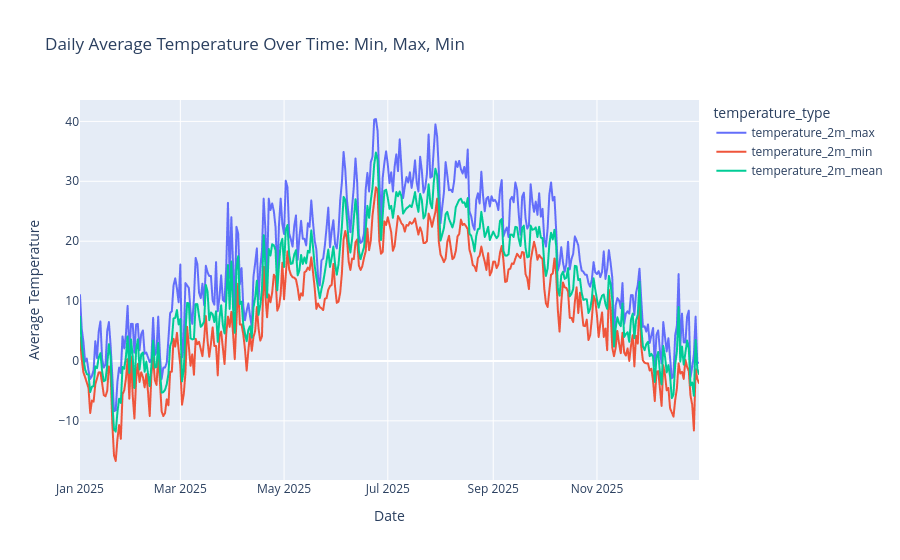

The notebook cell this image was saved under:
### Code cell
fig = px.line(
    temperature_long,
    x='date',
    y='temperature',
    color='temperature_type',
    title='Daily Average Temperature Over Time: Min, Max, Min',
    markers=False
)

fig.update_layout(
    xaxis_title='Date',
    yaxis_title='Average Temperature',
    hovermode='x unified'
)

fig.show()

### Figure 1 — Plotly figure (JSON) as saved in the notebook; plotly's stock layout.template omitted (floating-point values rounded to 4 significant figures; data arrays with more than 128 entries replaced by an {"elided": "..."} marker saying what was removed)
{"data": [{"hovertemplate": "temperature_type=temperature_2m_max<br>date=%{x}<br>temperature=%{y}<extra></extra>", "legendgroup": "temperature_2m_max", "line": {"color": "#636efa", "dash": "solid"}, "marker": {"symbol": "circle"}, "mode": "lines", "name": "temperature_2m_max", "showlegend": true, "type": "scattergl", "x": {"elided": "365 str values"}, "xaxis": "x", "y": {"elided": "365 float values"}, "yaxis": "y"}, {"hovertemplate": "temperature_type=temperature_2m_min<br>date=%{x}<br>temperature=%{y}<extra></extra>", "legendgroup": "temperature_2m_min", "line": {"color": "#EF553B", "dash": "solid"}, "marker": {"symbol": "circle"}, "mode": "lines", "name": "temperature_2m_min", "showlegend": true, "type": "scattergl", "x": {"elided": "365 str values"}, "xaxis": "x", "y": {"elided": "365 float values"}, "yaxis": "y"}, {"hovertemplate": "temperature_type=temperature_2m_mean<br>date=%{x}<br>temperature=%{y}<extra></extra>", "legendgroup": "temperature_2m_mean", "line": {"color": "#00cc96", "dash": "solid"}, "marker": {"symbol": "circle"}, "mode": "lines", "name": "temperature_2m_mean", "showlegend": true, "type": "scattergl", "x": {"elided": "365 str values"}, "xaxis": "x", "y": {"elided": "365 float values"}, "yaxis": "y"}], "layout": {"hovermode": "x unified", "legend": {"title": {"text": "temperature_type"}, "tracegroupgap": 0}, "title": {"text": "Daily Average Temperature Over Time: Min, Max, Min"}, "xaxis": {"anchor": "y", "domain": [0, 1], "title": {"text": "Date"}}, "yaxis": {"anchor": "x", "domain": [0, 1], "title": {"text": "Average Temperature"}}}}
